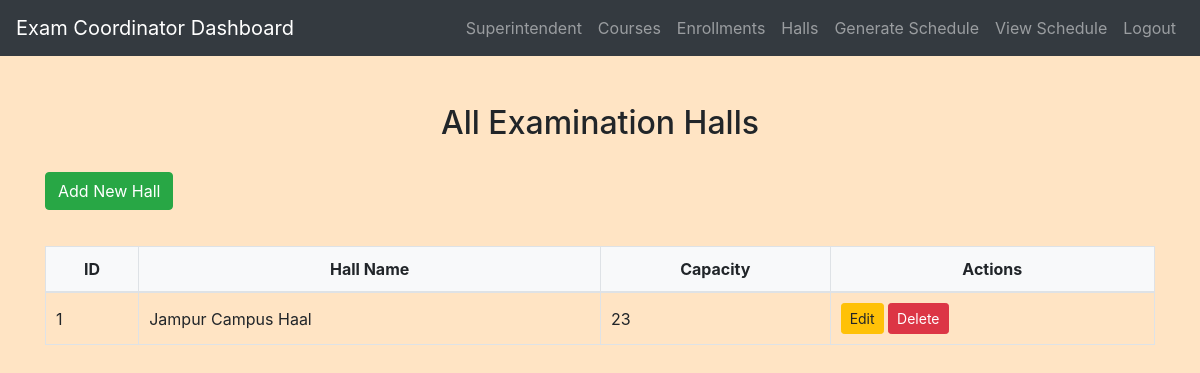
Page /exam_coordinator/view_halls.php (signed in) on the earlier database version.
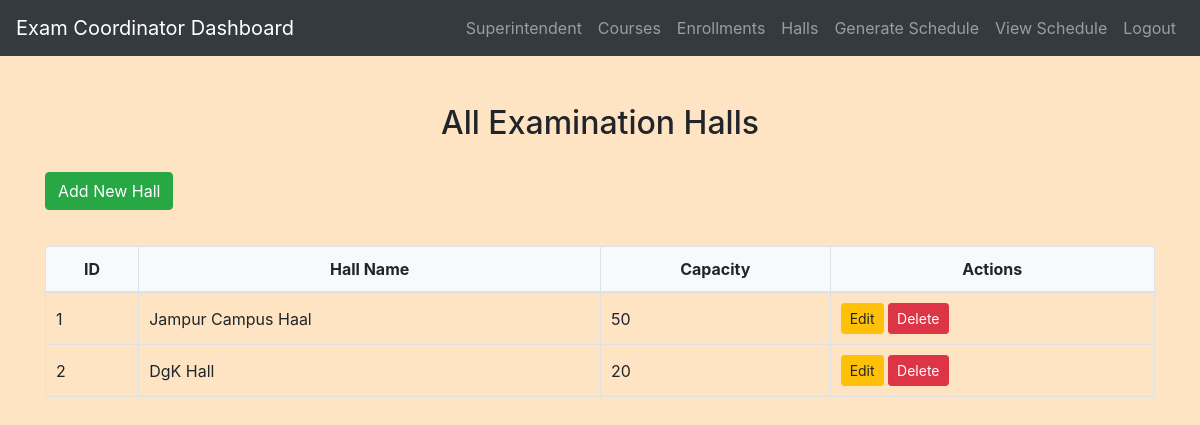
Same page on the later database version.
### tables this page shows
CREATE TABLE `examinationhalls` (
  `hall_id` int(11) NOT NULL,
  `hall_name` varchar(255) DEFAULT NULL,
  `capacity` int(11) DEFAULT NULL
);

### exam_coordinator/view_halls.php (the view, shortened to what this page needs)
<?php
include('config.php');
?>
<!DOCTYPE html>
<html>
<head>
    <link rel="stylesheet" href="https://maxcdn.bootstrapcdn.com/bootstrap/4.5.2/css/bootstrap.min.css">
    <link rel="stylesheet" href="../css/style.css">
</head>
<body>
<?php
include('navbar.php');
?>
<div class="container mt-5">
    <h2>All Examination Halls</h2>
    <a href="add_hall.php" class="btn btn-success mb-3">Add New Hall</a>
    <table class="table table-bordered">
        <thead>
            <tr>
                <th>ID</th>
                <th>Hall Name</th>
                <th>Capacity</th>
                <th>Actions</th>
            </tr>
        </thead>
        <tbody>
            <?php
            $sql = "SELECT * FROM ExaminationHalls";
            $result = $conn->query($sql);
            if ($result->num_rows > 0) {
                while ($row = $result->fetch_assoc()) {
                    echo "<tr>
                            <td>{$row['hall_id']}</td>
                            <td>{$row['hall_name']}</td>
                            <td>{$row['capacity']}</td>
                            <td>
                                <a href='edit_hall.php?hall_id={$row['hall_id']}' class='btn btn-warning btn-sm'>Edit</a>
                                <a href='view_halls.php?delete={$row['hall_id']}' class='btn btn-danger btn-sm' onclick=\"return confirm('Are you sure you want to delete this hall?');\">Delete</a>
                            </td>
                        </tr>";
                }
            } else {
                echo "<tr><td colspan='4'>No examination halls found</td></tr>";
            }
            ?>
        </tbody>
    </table>
</div>
</body>
</html>

Differences in the rows shown:
changed examinationhalls "Jampur Campus Haal": capacity "23" → "50"
added examinationhalls: hall_id "2", hall_name "DgK Hall", capacity "20"
